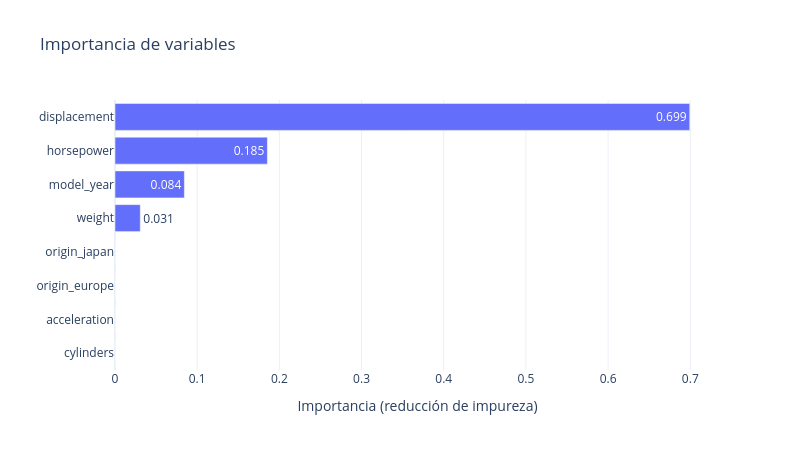

Notebook cell for this chart:
### Markdown cell above
Cada caja dice: la pregunta, cuántos autos llegaron ahí (`samples`) y qué predice (`value`). Síguelo de arriba hacia abajo y tienes el razonamiento completo del modelo, algo que KNN no puede darte.

### Code cell
importancias = plot_importancias(arbol, X_train.columns)

### Figure 1 — Plotly figure (JSON) as saved in the notebook; plotly's stock layout.template omitted (floating-point values rounded to 4 significant figures)
{"data": [{"hovertemplate": "Importancia (reducción de impureza)=%{x}<br>=%{y}<extra></extra>", "legendgroup": "", "marker": {"color": "#636efa", "pattern": {"shape": ""}}, "name": "", "orientation": "h", "showlegend": false, "textposition": "auto", "texttemplate": "%{x:.3f}", "type": "bar", "x": [0.0, 0.0, 0.0, 0.0, 0.03077, 0.08443, 0.1855, 0.6993], "xaxis": "x", "y": ["cylinders", "acceleration", "origin_europe", "origin_japan", "weight", "model_year", "horsepower", "displacement"], "yaxis": "y"}], "layout": {"barmode": "relative", "height": 450, "legend": {"tracegroupgap": 0}, "title": {"text": "Importancia de variables"}, "width": 800, "xaxis": {"anchor": "y", "domain": [0.0, 1.0], "title": {"text": "Importancia (reducción de impureza)"}}, "yaxis": {"anchor": "x", "domain": [0.0, 1.0], "title": {"text": ""}}}}
